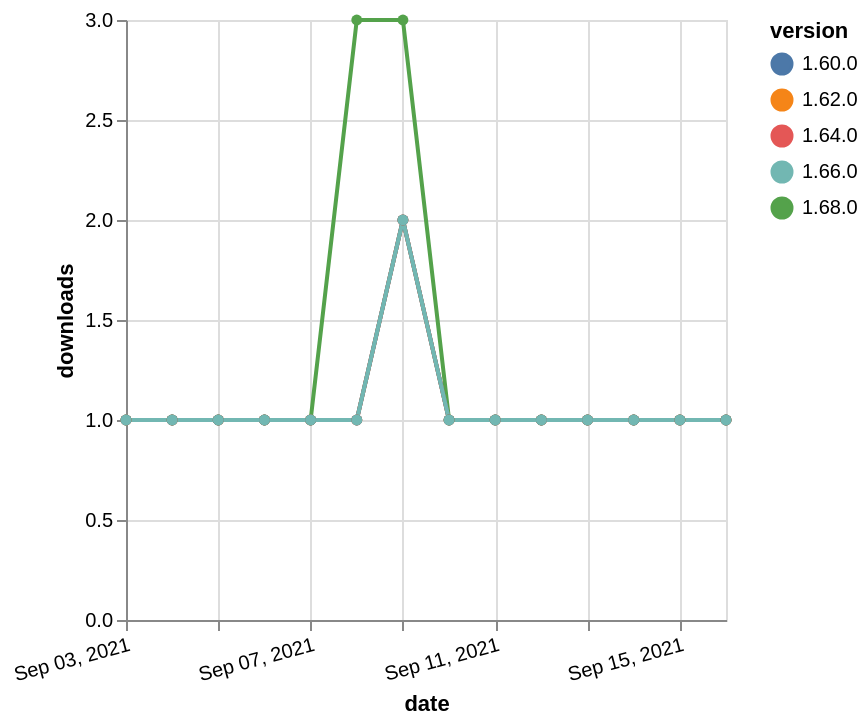

The specification (Vega-Lite) saved for this image:
### Vega-Lite specification from a JSON file in a GitHub repository (floating-point values rounded to 4 significant figures)
{"$schema": "https://vega.github.io/schema/vega-lite/v5.json", "description": "A simple bar chart with embedded data.", "data": {"values": [{"date": "2021-09-03", "total": 189, "delta": 1, "version": "1.64.0"}, {"date": "2021-09-04", "total": 190, "delta": 1, "version": "1.64.0"}, {"date": "2021-09-05", "total": 191, "delta": 1, "version": "1.64.0"}, {"date": "2021-09-06", "total": 192, "delta": 1, "version": "1.64.0"}, {"date": "2021-09-07", "total": 193, "delta": 1, "version": "1.64.0"}, {"date": "2021-09-08", "total": 194, "delta": 1, "version": "1.64.0"}, {"date": "2021-09-09", "total": 196, "delta": 2, "version": "1.64.0"}, {"date": "2021-09-10", "total": 197, "delta": 1, "version": "1.64.0"}, {"date": "2021-09-11", "total": 198, "delta": 1, "version": "1.64.0"}, {"date": "2021-09-12", "total": 199, "delta": 1, "version": "1.64.0"}, {"date": "2021-09-13", "total": 200, "delta": 1, "version": "1.64.0"}, {"date": "2021-09-14", "total": 201, "delta": 1, "version": "1.64.0"}, {"date": "2021-09-15", "total": 202, "delta": 1, "version": "1.64.0"}, {"date": "2021-09-16", "total": 203, "delta": 1, "version": "1.64.0"}, {"date": "2021-09-03", "total": 170, "delta": 1, "version": "1.68.0"}, {"date": "2021-09-04", "total": 171, "delta": 1, "version": "1.68.0"}, {"date": "2021-09-05", "total": 172, "delta": 1, "version": "1.68.0"}, {"date": "2021-09-06", "total": 173, "delta": 1, "version": "1.68.0"}, {"date": "2021-09-07", "total": 174, "delta": 1, "version": "1.68.0"}, {"date": "2021-09-08", "total": 177, "delta": 3, "version": "1.68.0"}, {"date": "2021-09-09", "total": 180, "delta": 3, "version": "1.68.0"}, {"date": "2021-09-10", "total": 181, "delta": 1, "version": "1.68.0"}, {"date": "2021-09-11", "total": 182, "delta": 1, "version": "1.68.0"}, {"date": "2021-09-12", "total": 183, "delta": 1, "version": "1.68.0"}, {"date": "2021-09-13", "total": 184, "delta": 1, "version": "1.68.0"}, {"date": "2021-09-14", "total": 185, "delta": 1, "version": "1.68.0"}, {"date": "2021-09-15", "total": 186, "delta": 1, "version": "1.68.0"}, {"date": "2021-09-16", "total": 187, "delta": 1, "version": "1.68.0"}, {"date": "2021-09-03", "total": 190, "delta": 1, "version": "1.62.0"}, {"date": "2021-09-04", "total": 191, "delta": 1, "version": "1.62.0"}, {"date": "2021-09-05", "total": 192, "delta": 1, "version": "1.62.0"}, {"date": "2021-09-06", "total": 193, "delta": 1, "version": "1.62.0"}, {"date": "2021-09-07", "total": 194, "delta": 1, "version": "1.62.0"}, {"date": "2021-09-08", "total": 195, "delta": 1, "version": "1.62.0"}, {"date": "2021-09-09", "total": 197, "delta": 2, "version": "1.62.0"}, {"date": "2021-09-10", "total": 198, "delta": 1, "version": "1.62.0"}, {"date": "2021-09-11", "total": 199, "delta": 1, "version": "1.62.0"}, {"date": "2021-09-12", "total": 200, "delta": 1, "version": "1.62.0"}, {"date": "2021-09-13", "total": 201, "delta": 1, "version": "1.62.0"}, {"date": "2021-09-14", "total": 202, "delta": 1, "version": "1.62.0"}, {"date": "2021-09-15", "total": 203, "delta": 1, "version": "1.62.0"}, {"date": "2021-09-16", "total": 204, "delta": 1, "version": "1.62.0"}, {"date": "2021-09-03", "total": 224, "delta": 1, "version": "1.60.0"}, {"date": "2021-09-04", "total": 225, "delta": 1, "version": "1.60.0"}, {"date": "2021-09-05", "total": 226, "delta": 1, "version": "1.60.0"}, {"date": "2021-09-06", "total": 227, "delta": 1, "version": "1.60.0"}, {"date": "2021-09-07", "total": 228, "delta": 1, "version": "1.60.0"}, {"date": "2021-09-08", "total": 229, "delta": 1, "version": "1.60.0"}, {"date": "2021-09-09", "total": 231, "delta": 2, "version": "1.60.0"}, {"date": "2021-09-10", "total": 232, "delta": 1, "version": "1.60.0"}, {"date": "2021-09-11", "total": 233, "delta": 1, "version": "1.60.0"}, {"date": "2021-09-12", "total": 234, "delta": 1, "version": "1.60.0"}, {"date": "2021-09-13", "total": 235, "delta": 1, "version": "1.60.0"}, {"date": "2021-09-14", "total": 236, "delta": 1, "version": "1.60.0"}, {"date": "2021-09-15", "total": 237, "delta": 1, "version": "1.60.0"}, {"date": "2021-09-16", "total": 238, "delta": 1, "version": "1.60.0"}, {"date": "2021-09-03", "total": 153, "delta": 1, "version": "1.66.0"}, {"date": "2021-09-04", "total": 154, "delta": 1, "version": "1.66.0"}, {"date": "2021-09-05", "total": 155, "delta": 1, "version": "1.66.0"}, {"date": "2021-09-06", "total": 156, "delta": 1, "version": "1.66.0"}, {"date": "2021-09-07", "total": 157, "delta": 1, "version": "1.66.0"}, {"date": "2021-09-08", "total": 158, "delta": 1, "version": "1.66.0"}, {"date": "2021-09-09", "total": 160, "delta": 2, "version": "1.66.0"}, {"date": "2021-09-10", "total": 161, "delta": 1, "version": "1.66.0"}, {"date": "2021-09-11", "total": 162, "delta": 1, "version": "1.66.0"}, {"date": "2021-09-12", "total": 163, "delta": 1, "version": "1.66.0"}, {"date": "2021-09-13", "total": 164, "delta": 1, "version": "1.66.0"}, {"date": "2021-09-14", "total": 165, "delta": 1, "version": "1.66.0"}, {"date": "2021-09-15", "total": 166, "delta": 1, "version": "1.66.0"}, {"date": "2021-09-16", "total": 167, "delta": 1, "version": "1.66.0"}]}, "width": "container", "mark": {"type": "line", "point": {"filled": true}}, "encoding": {"x": {"field": "date", "type": "temporal", "timeUnit": "yearmonthdate", "title": "date", "axis": {"labelAngle": -15}}, "y": {"field": "delta", "type": "quantitative", "title": "downloads"}, "color": {"field": "version", "type": "nominal"}, "tooltip": {"field": "delta"}}}
